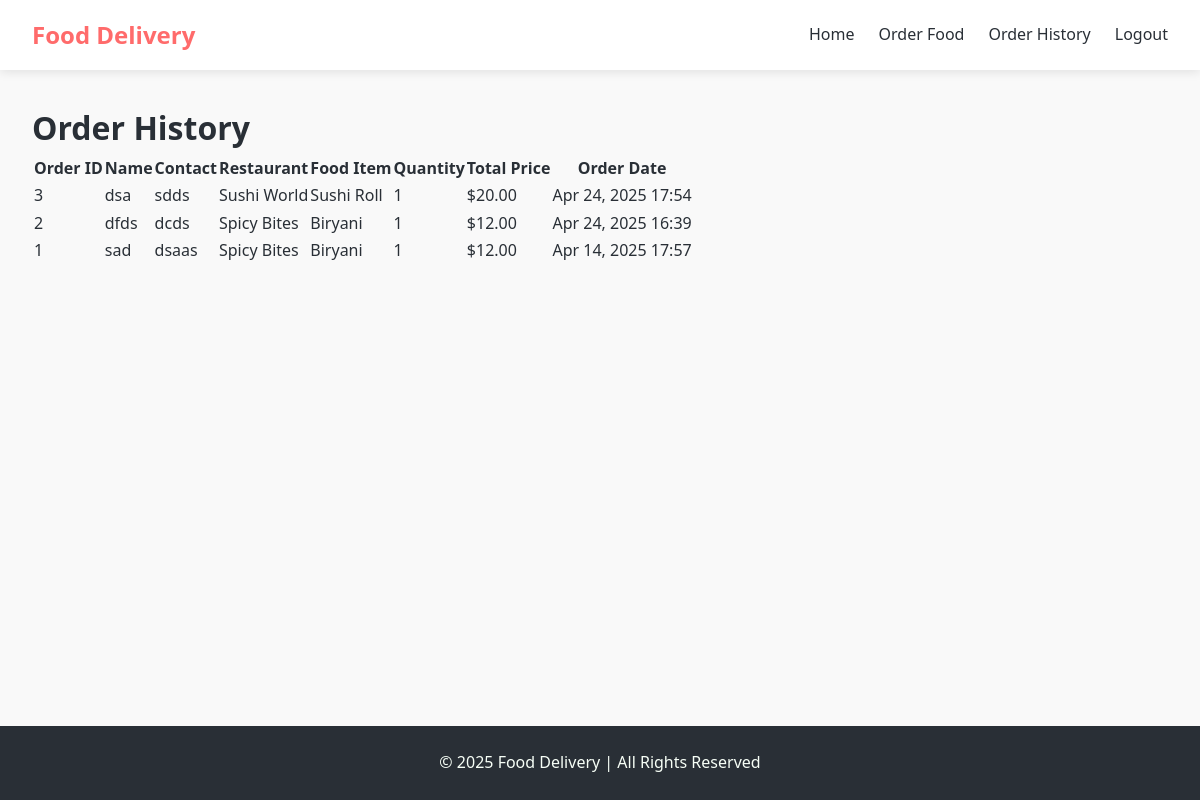
/history/ (signed in), run on the app's committed database.
### orders/models.py (models this page shows, shortened)
class Order(models.Model):
    user = models.ForeignKey(User, on_delete=models.CASCADE)
    name = models.CharField(max_length=100)
    contact = models.CharField(max_length=100)
    restaurant = models.CharField(max_length=100)
    food_item = models.CharField(max_length=100)
    quantity = models.IntegerField()
    total_price = models.DecimalField(max_digits=10, decimal_places=2)
    order_date = models.DateTimeField(auto_now_add=True)

### orders/views.py (the view)
# urls.py: path('history/', views.history, name='history'),
@login_required
def history(request):
    orders = Order.objects.filter(user=request.user).order_by('-id')
    return render(request, 'orders/history.html', {'orders': orders})

### orders/templates/orders/history.html (shortened to what this page needs)
{% extends 'orders/base.html' %}
{% block content %}
<div class="order-history-container">
    <h1 class="order-history-title">Order History</h1>
    {% if orders %}
        <div class="table-responsive">
            <table class="order-history-table">
                <thead>
                    <tr>
                        <th>Order ID</th>
                        <th>Name</th>
                        <th>Contact</th>
                        <th>Restaurant</th>
                        <th>Food Item</th>
                        <th>Quantity</th>
                        <th>Total Price</th>
                        <th>Order Date</th>
                    </tr>
                </thead>
                <tbody>
                    {% for order in orders %}
                        <tr>
                            <td>{{ order.id }}</td>
                            <td>{{ order.name }}</td>
                            <td>{{ order.contact }}</td>
                            <td>{{ order.restaurant }}</td>
                            <td>{{ order.food_item }}</td>
                            <td>{{ order.quantity }}</td>
                            <td>${{ order.total_price }}</td>
                            <td>{{ order.order_date|date:"M d, Y H:i" }}</td>
                        </tr>
                    {% endfor %}
                </tbody>
            </table>
        </div>
    {% else %}
        <div class="order-history-empty">
            <p>You haven't placed any orders yet.</p>
            <a href="{% url 'order' %}" class="btn btn-primary">Place Your First Order</a>
        </div>
    {% endif %}
</div>
{% endblock %}

### orders/templates/orders/base.html (style rules this page uses)
:root { --primary-color: #ff6b6b; --secondary-color: #4ecdc4; --dark-color: #292f36; --light-color: #f7fff7; --danger-color: #ff6b6b; --success-color: #6bff84; --warning-color: #ffb347; --info-color: #4ecdc4; }
* { margin: 0; padding: 0; box-sizing: border-box; }
body { font-family: 'Segoe UI', Tahoma, Geneva, Verdana, sans-serif; line-height: 1.6; color: var(--dark-color); background-color: #f9f9f9; min-height: 100vh; display: flex; flex-direction: column; }

### data on the page
Order: id "3", name "dsa", contact "sdds", restaurant "Sushi World", food_item "Sushi Roll", quantity "1", total_price "20.00", order_date "Apr 24, 2025 17:54"
Order: id "2", name "dfds", contact "dcds", restaurant "Spicy Bites", food_item "Biryani", quantity "1", total_price "12.00", order_date "Apr 24, 2025 16:39"
Order: id "1", name "sad", contact "dsaas", restaurant "Spicy Bites", food_item "Biryani", quantity "1", total_price "12.00", order_date "Apr 14, 2025 17:57"
